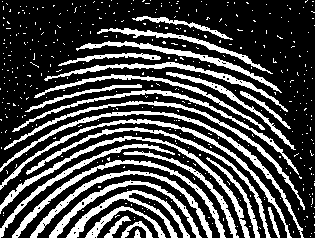
//> input picture OpenCV_On_JetsonNano/08_Image_Thresholding/images/Fig09_noisyFingerprint.tif, 315 x 238 px
$ ./MorphologicalThreshold   (built with g++ and OpenCV 4)
//> lines starting //> are read from the running program, lines starting //| are printed output that depends on the picture; after the words box and inside, x2 and y2 are one past the last pixel; in counts of white or black regions, pixels touching at a corner belong together
#include "opencv2/imgproc.hpp"
#include "opencv2/imgcodecs.hpp"
#include "opencv2/highgui.hpp"
#include <stdlib.h>
#include <stdio.h>
#include <string>

using namespace cv;
using namespace std;

int main()
{
    Mat src = imread("./images/Fig09_noisyFingerprint.tif", cv::IMREAD_GRAYSCALE);
//> src: 238 rows x 315 cols, CV_8UC1; 28.5% white; 414 white regions (387 under 20 px), largest, box (x1, y1, x2, y2) and area: (0, 111, 304, 238) 1388, (0, 136, 250, 238) 1372, (0, 119, 292, 238) 1337
    // [5 lines of commented-out code are left out]
    Mat dilated_image(src.size(), src.type());
    Mat eroded_image(src.size(), src.type());
    Mat dst;
    int element_shape = MORPH_RECT;
    double thresh = 120, maxval = 255;
    int threshType = THRESH_BINARY;
    Mat element = getStructuringElement(element_shape, Size(3, 3));

    imshow("Input_Image", src);

    threshold(src, dst, thresh, maxval, threshType);
    imshow("Threshold", dst);

    dilate(src, dilated_image, element, Point(-1, -1), 1 ,BORDER_REPLICATE);
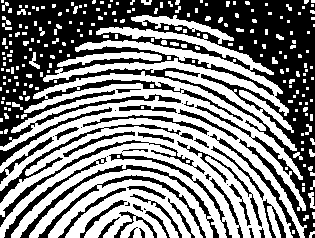
//> dilated_image: 238 rows x 315 cols, CV_8UC1; 51.9% white; 51 black regions (12 under 20 px), largest, box (x1, y1, x2, y2) and area: (0, 0, 315, 238) 25299, (20, 165, 219, 238) 1075, (0, 140, 205, 227) 882
    imshow("Dilated_Image", dilated_image);

    erode(src, eroded_image, element, Point(-1, -1), 1, BORDER_REPLICATE);
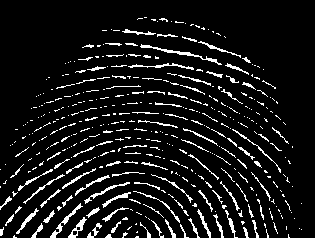
//> eroded_image: 238 rows x 315 cols, CV_8UC1; 9% white in thin lines or dots, all inside (x1, y1, x2, y2) = (0, 17, 302, 238)
    imshow("Eroded_Image", eroded_image);

    imshow("Morphological Gredient", dilated_image - eroded_image);
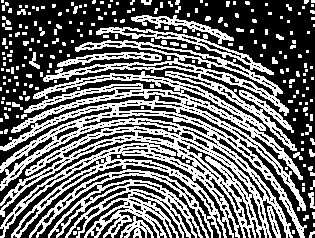
//> window 'Morphological Gredient': 238 rows x 315 cols, CV_8UC1; 42.9% white in thin lines or dots

    waitKey(0);
    return 0;
}

$ run again, with OpenCV_On_JetsonNano/08_Image_Thresholding/images/Fig09_text_image.tif copied over OpenCV_On_JetsonNano/08_Image_Thresholding/images/Fig09_noisyFingerprint.tif
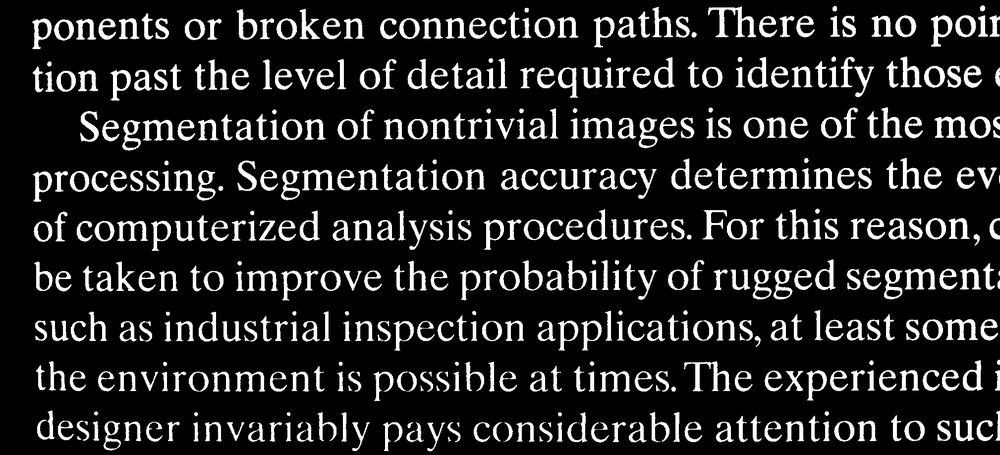
//> input picture OpenCV_On_JetsonNano/08_Image_Thresholding/images/Fig09_text_image.tif, 1000 x 455 px, shrunk from 2018 x 918 before the run
//> src is the input picture: 455 rows x 1000 cols, CV_8UC1; min 0, max 255, mean 35.5
//> `threshold(src, dst, thresh, maxval, threshType);`:
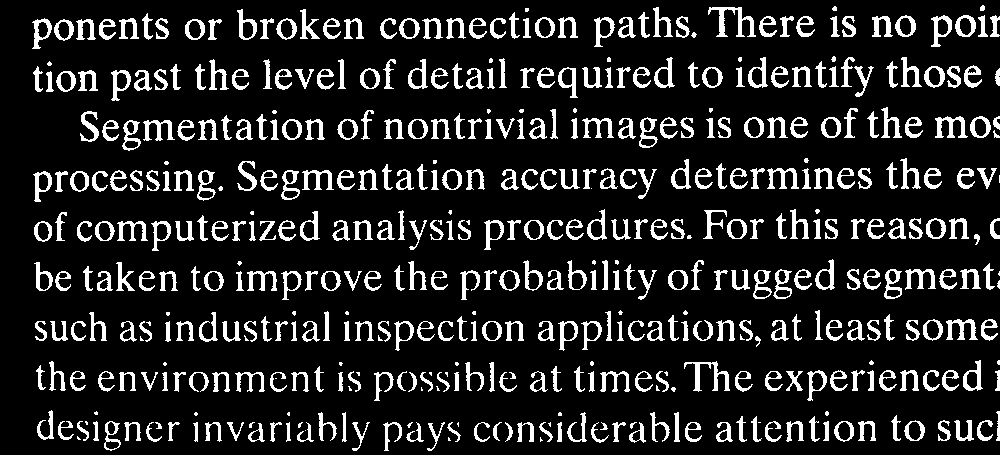
//> dst: 455 rows x 1000 cols, CV_8UC1; 14% white; 495 white regions (70 under 20 px), largest, box (x1, y1, x2, y2) and area: (708, 7, 756, 37) 499, (684, 361, 730, 392) 429, (935, 116, 968, 138) 345
//> `imshow("Morphological Gredient", dilated_image - eroded_image);`:
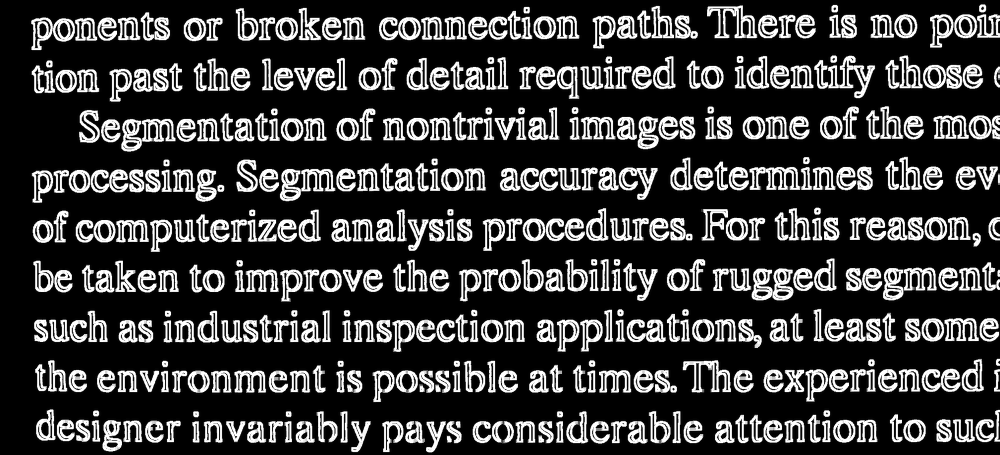
//> window 'Morphological Gredient': 455 rows x 1000 cols, CV_8UC1; min 0, max 255, mean 55.2

$ run again, with OpenCV_On_JetsonNano/08_Image_Thresholding/images/Fig09_mask.tif copied over OpenCV_On_JetsonNano/08_Image_Thresholding/images/Fig09_noisyFingerprint.tif
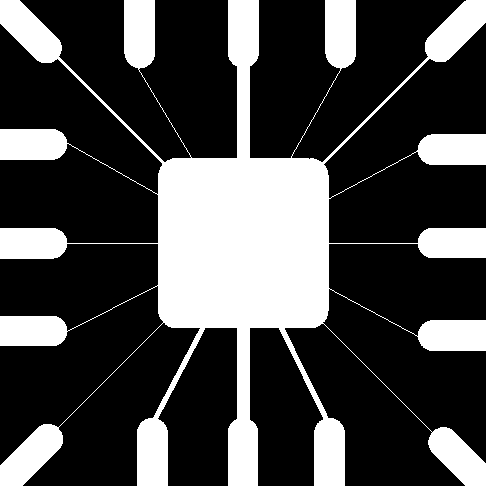
//> input picture OpenCV_On_JetsonNano/08_Image_Thresholding/images/Fig09_mask.tif, 486 x 486 px
//> src: 486 rows x 486 cols, CV_8UC1; 28.1% white; 1 white region, box (x1, y1, x2, y2) and area: (0, 0, 486, 486) 66259
//> `dilate(src, dilated_image, element, Point(-1, -1), 1 ,BORDER_REPLICATE);`:
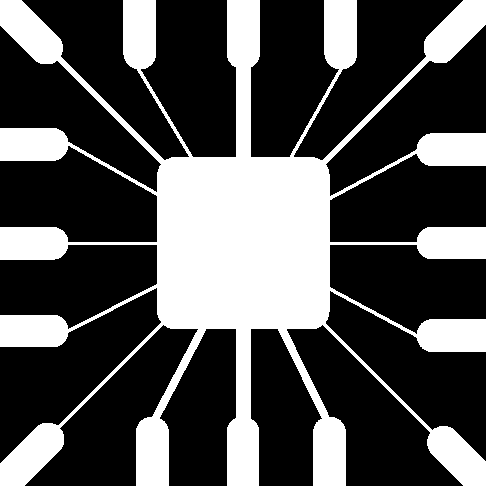
//> dilated_image: 486 rows x 486 cols, CV_8UC1; 31.4% white; 1 white region, box (x1, y1, x2, y2) and area: (0, 0, 486, 486) 74210
//> eroded_image: 486 rows x 486 cols, CV_8UC1; 25.5% white; 13 white regions, largest, box (x1, y1, x2, y2) and area: (138, 0, 344, 486) 37969, (0, 425, 62, 486) 1969, (0, 0, 61, 62) 1965
//> `imshow("Morphological Gredient", dilated_image - eroded_image);`:
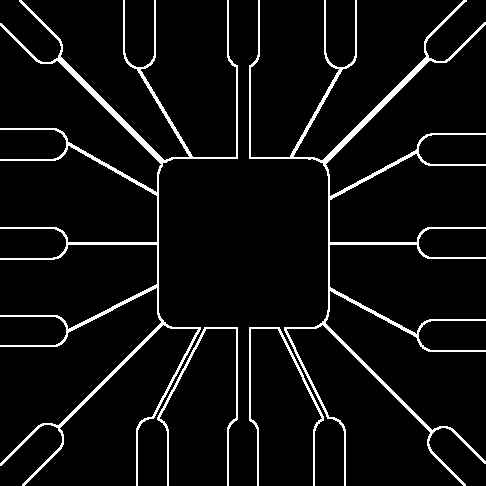
//> window 'Morphological Gredient': 486 rows x 486 cols, CV_8UC1; 5.9% white in thin lines or dots
